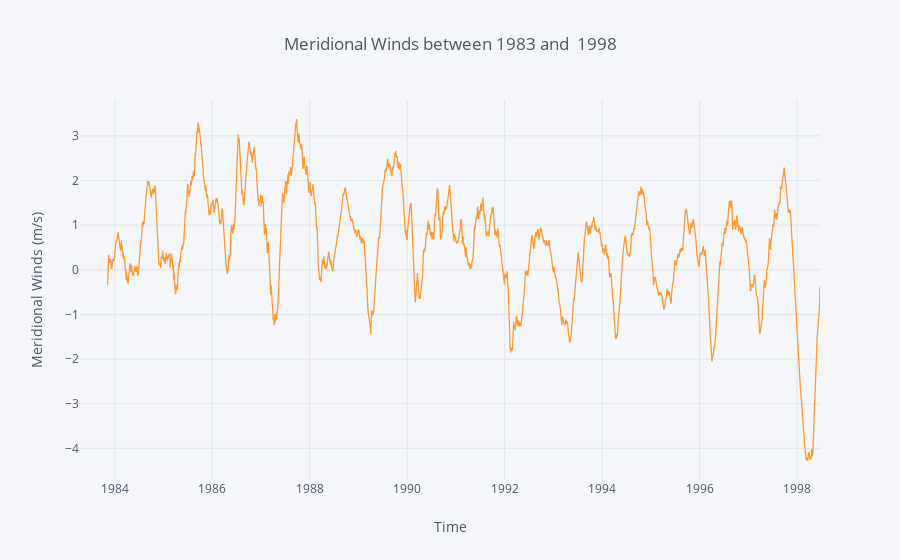

Write notebook code for a chart like this one.
### Code cell
g['mer.winds'].rolling(window= 30).mean().iplot(kind='line', xTitle='Time',
           yTitle='Meridional Winds (m/s)', title='Meridional Winds between 1983 and  1998')

### Figure 1 — Plotly figure (JSON) as saved in the notebook; plotly's stock layout.template omitted (floating-point values rounded to 4 significant figures; data arrays with more than 128 entries replaced by an {"elided": "..."} marker saying what was removed)
{"data": [{"line": {"color": "rgba(255, 153, 51, 1.0)", "dash": "solid", "shape": "linear", "width": 1.3}, "mode": "lines", "name": "mer.winds", "text": "", "type": "scatter", "uid": "5cc73fc3-b9e9-4eb9-9edd-62061ad35ecb", "x": {"elided": "5368 str values"}, "y": {"elided": "5368 mixed values"}}], "layout": {"legend": {"bgcolor": "#F5F6F9", "font": {"color": "#4D5663"}}, "paper_bgcolor": "#F5F6F9", "plot_bgcolor": "#F5F6F9", "title": {"font": {"color": "#4D5663"}, "text": "Meridional Winds between 1983 and  1998"}, "xaxis": {"gridcolor": "#E1E5ED", "showgrid": true, "tickfont": {"color": "#4D5663"}, "title": {"font": {"color": "#4D5663"}, "text": "Time"}, "zerolinecolor": "#E1E5ED"}, "yaxis": {"gridcolor": "#E1E5ED", "showgrid": true, "tickfont": {"color": "#4D5663"}, "title": {"font": {"color": "#4D5663"}, "text": "Meridional Winds (m/s)"}, "zerolinecolor": "#E1E5ED"}}}
